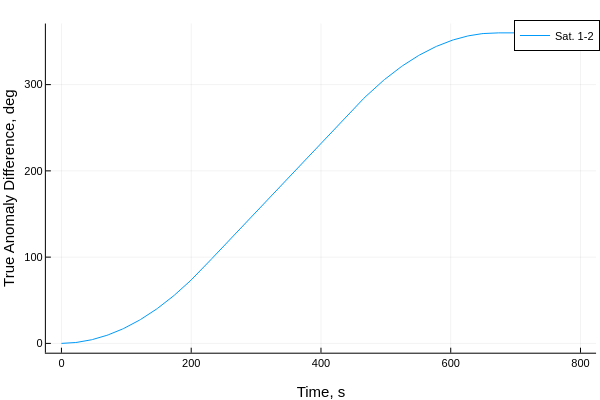

Here is the notebook cell this chart was saved with:
### Code cell
plot(thist[1:end],broadcast.(rad2deg,θhist[2:end,:]),label=permutedims(mylabel))
plot!(xlabel="Time, s", ylabel = "True Anomaly Difference, deg")

### Figure 1 — Plotly figure (JSON) as saved in the notebook; plotly's stock layout.template omitted (floating-point values rounded to 4 significant figures; data arrays with more than 128 entries replaced by an {"elided": "..."} marker saying what was removed)
{"data": [{"colorbar": {"title": ""}, "legendgroup": "Sat. 1-2", "line": {"color": "rgba(0, 154, 250, 1.000)", "dash": "solid", "shape": "linear", "width": 1}, "mode": "lines", "name": "Sat. 1-2", "showlegend": true, "type": "scatter", "x": {"elided": "401 int values"}, "xaxis": "x", "y": {"elided": "401 float values"}, "yaxis": "y", "zmax": null, "zmin": null}], "layout": {"annotations": [], "height": 400, "legend": {"bgcolor": "rgba(255, 255, 255, 1.000)", "bordercolor": "rgba(0, 0, 0, 1.000)", "borderwidth": 1, "font": {"color": "rgba(0, 0, 0, 1.000)", "family": "sans-serif", "size": 11}, "title": {"font": {"color": "rgba(0, 0, 0, 1.000)", "family": "sans-serif", "size": 15}, "text": ""}, "tracegroupgap": 0, "traceorder": "normal", "x": 1, "xanchor": "auto", "y": 1, "yanchor": "auto"}, "margin": {"b": 20, "l": 0, "r": 0, "t": 20}, "paper_bgcolor": "rgba(255, 255, 255, 1.000)", "plot_bgcolor": "rgba(255, 255, 255, 1.000)", "showlegend": true, "width": 600, "xaxis": {"anchor": "y", "domain": [0.07647, 0.9934], "gridcolor": "rgba(0, 0, 0, 0.100)", "gridwidth": 0.5, "linecolor": "rgba(0, 0, 0, 1.000)", "mirror": false, "range": [-24, 824], "showgrid": true, "showline": true, "showticklabels": true, "tickangle": 0, "tickcolor": "rgb(0, 0, 0)", "tickfont": {"color": "rgba(0, 0, 0, 1.000)", "family": "sans-serif", "size": 11}, "tickmode": "array", "ticks": "inside", "ticktext": ["0", "200", "400", "600", "800"], "tickvals": [0, 200, 400, 600, 800], "title": "Time, s", "titlefont": {"color": "rgba(0, 0, 0, 1.000)", "family": "sans-serif", "size": 15}, "type": "-", "visible": true, "zeroline": false, "zerolinecolor": "rgba(0, 0, 0, 1.000)"}, "yaxis": {"anchor": "x", "domain": [0.07581, 0.9902], "gridcolor": "rgba(0, 0, 0, 0.100)", "gridwidth": 0.5, "linecolor": "rgba(0, 0, 0, 1.000)", "mirror": false, "range": [-10.79, 370.8], "showgrid": true, "showline": true, "showticklabels": true, "tickangle": 0, "tickcolor": "rgb(0, 0, 0)", "tickfont": {"color": "rgba(0, 0, 0, 1.000)", "family": "sans-serif", "size": 11}, "tickmode": "array", "ticks": "inside", "ticktext": ["0", "100", "200", "300"], "tickvals": [0, 100, 200, 300], "title": "True Anomaly Difference, deg", "titlefont": {"color": "rgba(0, 0, 0, 1.000)", "family": "sans-serif", "size": 15}, "type": "-", "visible": true, "zeroline": false, "zerolinecolor": "rgba(0, 0, 0, 1.000)"}}}
